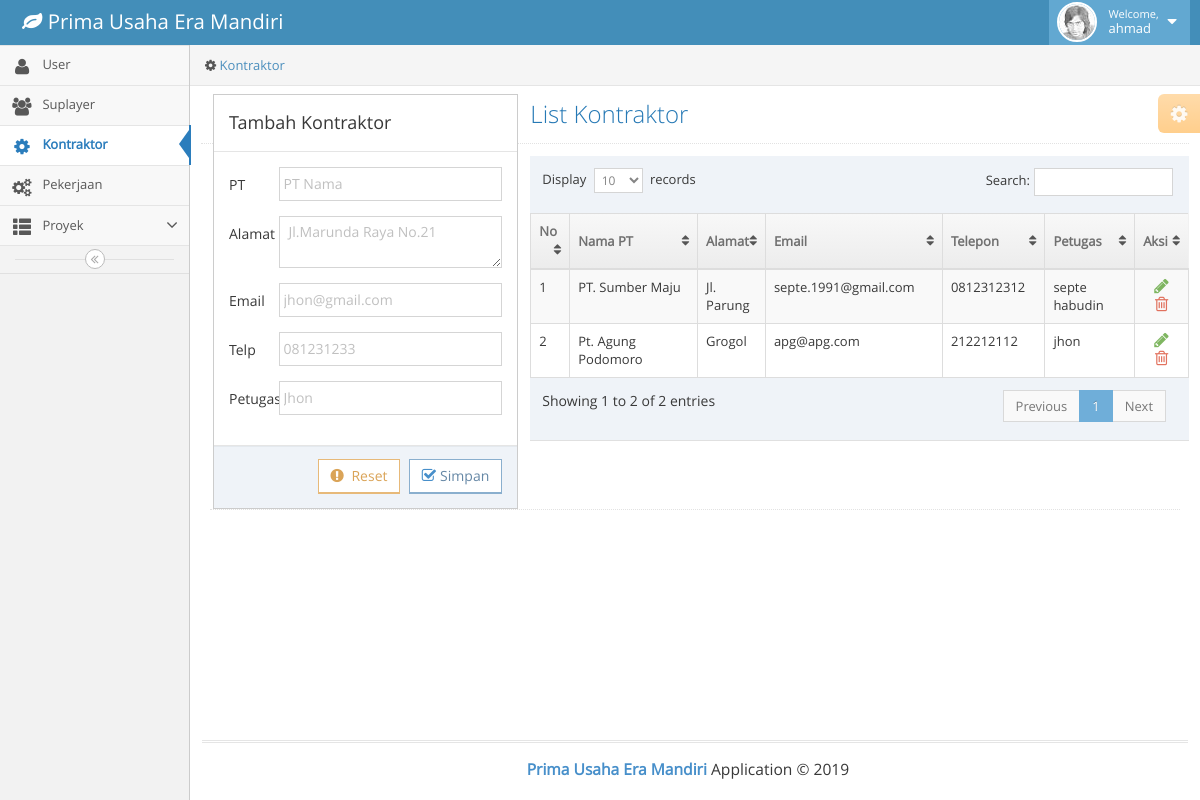
Screenshot of /view/panel/admin?panel=kontaktor (signed in) with the database file from the repository.
### tables this page shows
CREATE TABLE `kontraktor` (
  `id_kontraktor` int(11) NOT NULL,
  `nama` varchar(30) NOT NULL,
  `alamat` varchar(30) NOT NULL,
  `email` varchar(30) NOT NULL,
  `telepon` varchar(15) NOT NULL,
  `kepala_proyek` varchar(30) NOT NULL
);

### control/function.php (called while the page is built, shortened)
<?php
    include 'koneksi.php';
    function tampilData($tbl){
        global $dbh;
        $rows = [];
        $result = mysqli_query($dbh," SELECT * FROM $tbl ");
        while ($row = mysqli_fetch_assoc($result) ) {
            $rows[] = $row;
        }
        return $rows;
    }
?>

### view/panel/admin/kontaktor.php (the view, shortened to what this page needs)
<?php
    $kontraktor = tampilData("kontraktor");
?>
<div class="breadcrumbs ace-save-state" id="breadcrumbs">
    <ul class="breadcrumb">
        <li>
            <i class="ace-icon fa fa-cog"></i>
            <a href="#">Kontraktor</a>
        </li>
    </ul>
</div>
<div class="page-content">
    <div class="ace-settings-container" id="ace-settings-container">
        <div class="btn btn-app btn-xs btn-warning ace-settings-btn" id="ace-settings-btn">
            <i class="ace-icon fa fa-cog bigger-130"></i>
        </div>
    </div>
    <div class="row">
        <div class="col-xs-12">
            <div class="page-header has-shadow" style="padding: 0 15px;">
                <div class="row">
                        <div class="row" >
                            <div class="col-md-4" >
                                <form method="post" onsubmit="" class="form-horizontal kontraktor">
                                    <div class="modal-content" >
                                        <div class="modal-header">
                                            <h4 class="modal-title">Tambah Kontraktor</h4>
                                        </div>
                                        <div class="modal-header" style="">
                                            <div class="form-group">
                                                <div class="col-sm-2 text-left">
                                                    <label for="nm" class=" control-label">PT</label>
                                                </div>
                                                <div class="col-sm-10">
                                                <input type="text" autofocus class="form-control" placeholder="PT Nama" id="nm" name="nama" autocomplete="off">
                                                </div>
                                            </div>
                                            <div class="form-group">
                                                <div class="col-sm-2">
                                                    <label class="control-label" for="alamat">Alamat</label>
                                                </div>
                                                <div class="col-sm-10">
                                                <textarea name="alamat" id="alamat" class="form-control" placeholder="Jl.Marunda Raya No.21" autocomplete="off" maxlength="50"></textarea>
                                                </div>
                                            </div>
                                            <div class="form-group">
                                                <div class="col-sm-2">
                                                    <label class="control-label" for="email">Email</label>
                                                </div>
                                                <div class="col-sm-10">
                                                <input type="text" autofocus class="form-control" placeholder="jhon@gmail.com" id="email" name="email" autocomplite="off" max-lenght=14 >
                                                </div>
                                            </div>
                                            <div class="form-group">
                                                <div class="col-sm-2">
                                                    <label class="control-label" for="tel">Telp</label>
                                                </div>
                                                <div class="col-sm-10">
                                                <input type="tel" autofocus class="form-control" placeholder="081231233" id="tel" name="tel" autocomplite="off" max-lenght=14 >
                                                </div>
                                            </div>
                                            <div class="form-group">
                                                <div class="col-sm-2">
                                                    <label class="control-label" for="pen">Petugas</label>
                                                </div>
                                                <div class="col-sm-10">
                                                <input name="penJawab" type="text" class="form-control" id="pen" placeholder="Jhon" autocomplete="off" >
                                                </div>
                                            </div>
                                        </div>
                                        <div class="modal-footer">
                                            <button type="reset" class="btn batal btn-white btn-warning btn-bold" data-dismiss="modal"><i class="ace-icon fa fa-exclamation-circle bigger-110  "></i> <span>Reset</span></button>
                                            <button type="submit" name="btn-kont" class="btn btn-white btn-primary btn-bold save"><i class="ace-icon fa fa-check-square-o bigger-110 blue"></i><span>Simpan</span></button>
                                        </div>
                                    </div>
                                </form>
                            </div>
                            <div class="col">
                                <div class="page-header">
                                <h1>
                                    List Kontraktor
                                </h1>
                            </div>
                                <div class=" table-responsive">
                                    <table id="dynamic-table" class="table table-striped table-bordered table-hover">
                                    <thead>
                                        <tr>
                                        <th>No</th>
                                        <th>Nama PT</th>
                                        <th>Alamat</th>
                                        <th>Email</th>
                                        <th>Telepon</th>
                                        <th>Petugas</th>
                                        <th class="hidden-480" style="color: #707070; width:10%">Aksi</th>
                                        </tr>
                                    </thead>
                                    <tbody>
                                        <?php
                                        $no = 1;
                                            foreach ($kontraktor as $kont) :
                                        ?>
                                            <tr>
                                                <td><?= $no; ?></td>
                                                <td><?= $kont['nama'] ?></td>
                                                <td><?= $kont['alamat'] ?></td>
                                                <td><?= $kont['email'] ?></td>
                                                <td><?= $kont['telepon'] ?></td>
                                                <td><?= $kont['kepala_proyek'] ?></td>
                                                <td style="text-align:center" class="hilang">
                                                    <div class="hidden-sm hidden-xs action-buttons">
                                                        <a class="green kontubah" href="#"
                                                            data-id = "<?= $kont['id_kontraktor'] ?>"
                                                            data-nama = "<?= $kont['nama'] ?>"
                                                            data-alamat = "<?= $kont['alamat'] ?>"
                                                            data-email = "<?= $kont['email'] ?>"
                                                            data-tel = "<?= $kont['telepon'] ?>"
                                                            data-petugas = "<?= $kont['kepala_proyek'] ?>"
                                                        >
                                                            <i class="ace-icon fa fa-pencil bigger-130"></i>
                                                        </a>
                                                        <a class="red supphps" href="#" data-toggle = "modal"
                                                        data-target = "#kontphps"
                                                        data-id = "<?= $kont['id_kontraktor'] ?>"
                                                        >
                                                            <i class="ace-icon fa fa-trash-o bigger-130"></i>
                                                        </a>
                                                    </div>
                                                </td>
                                            </tr>
                                        <?php
                                            $no++;
                                            endforeach;
                                        ?>
                                    </tbody>
                                </table>
                                </div>
                            </div>
                        </div>
                        </div>
                    </div>
                </div>
            </div>

### rows the page displays
kontraktor: nama "PT. Sumber Maju", alamat "Jl. Parung", email "septe.1991@gmail.com", telepon "0812312312", kepala_proyek "septe habudin"
kontraktor: nama "Pt. Agung Podomoro", alamat "Grogol", email "apg@apg.com", telepon "212212112", kepala_proyek "jhon"

### other values shown
$_SESSION['username'] "ahmad"
